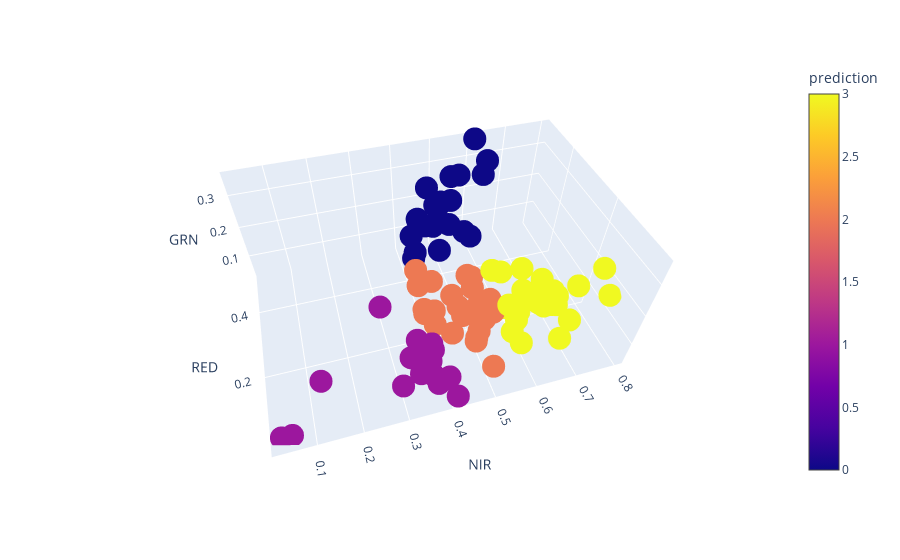

Notebook code cell kept with this figure:
### Code cell
(xCol,yCol,zCol) = tuple(vegi1InputCols)
fig = px.scatter_3d(vegi1Scatter_pd, x=xCol, y=yCol, z=zCol, color='prediction').show()
